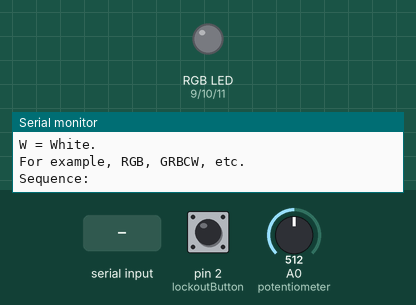
Recording of a sketch running on a simulated Arduino Uno, built with avr-gcc and run on an emulated ATmega328P. On the bench: an RGB LED mixed from three pins (HIGH = lit), the last lines printed to the serial monitor. The test bench sets the inputs (shaded band); at power-on: A0 (potentiometer) = 512, pin 2 (lockoutButton) LOW. Dim RGB values are drawn brighter than linear.

Above: at 1.2 s.
1.3 s: "R" received over Serial
At 3.4 s:
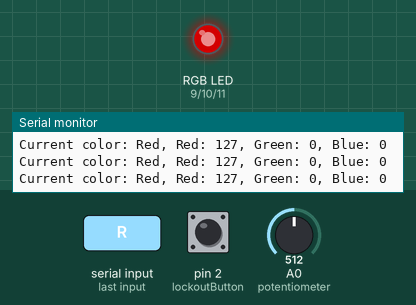
3.8 s: A0 (potentiometer) set to 716
At 4.5 s:
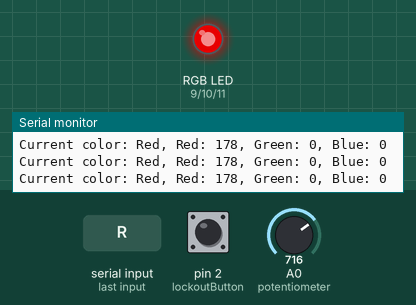
5.3 s: A0 (potentiometer) set to 122
At 6.0 s:
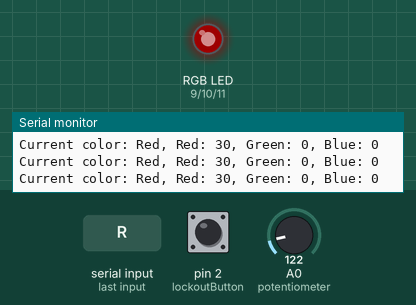
6.8 s: A0 (potentiometer) set to 900
At 8.0 s:
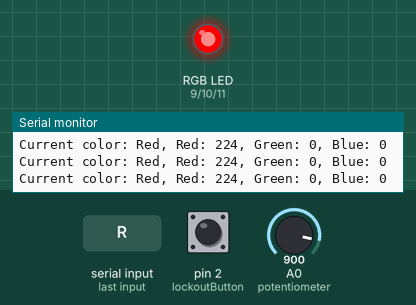
8.3 s: pin 2 (lockoutButton) pulled HIGH for 0.15 s
At 9.0 s:
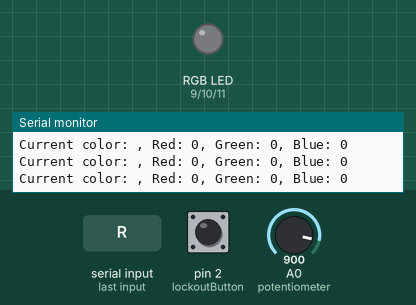
Timing chart, 0 to 11.2 s (numbered marks = the images above; inputs shaded):
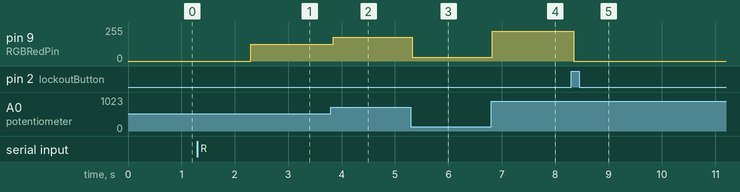

Measured:
- after the input at 1.3 s, pin 9 (RGBRedPin): 0/255 → 127/255 after 1.0 s
- after the input at 3.8 s, pin 9 (RGBRedPin): 127/255 → 178/255 after 0.05 s
- after the input at 5.3 s, pin 9 (RGBRedPin): 178/255 → 30/255 at once
- after the input at 6.8 s, pin 9 (RGBRedPin): 30/255 → 224/255 at once
- after the input at 8.3 s, pin 9 (RGBRedPin): 224/255 → 0/255 at once

The sketch:

extra.ino
```cpp
//   ________________________________________________________________________
//  /  Name: Kyler Visser               Extra              Date: 2023-10-15  \
//  |                                                                        |
//  |                                Description                             |
//  |                                                                        |
//  |   This program will take in an input from the user and then display    |
//  |    the sequence that the user has inputted. If the user clicks the     |
//  |  button again then the program will ask for input again. If the user   |
//  |   inputs a non exsitant color then the program will skip that color.   |
//  |    if they input a color that is already in the sequence then the      |
//  |                 program will still display that color.                 |
//  \________________________________________________________________________/

//  --------------------------------------
//    Initalize variables and structors.
//  --------------------------------------
const int RGBRedPin = 9;
const int RGBGreenPin = 10;
const int RGBBluePin = 11;

int potentiometer = A0;
int lockoutButton = 2;

int currentColor = 0;

bool asked = false;

int colorChangeDelay = 1000;
struct color {
    int pins[3] = {-1, -1, -1};
    int values[3] = {0, 0, 0};
    int brightness;
    String name;

    bool operator!=(const color& other) {
        for (int i=0; i<sizeof(pins); i++) {
            if (pins[i] != other.pins[i]) {
                return true;
            }
        }
        return false;
    }
};
color colors[7] = {};
color emptyColor = color {
    {-1, -1, -1},
    {0, 0, 0},
    0,
    ""
};

int colorPins[3] = {RGBRedPin, RGBGreenPin, RGBBluePin};

bool lightShow = false;


//  ------------------------------
//    Setup pins, inturupts, and
//        the serial output.
//  ------------------------------
void setup() {
    pinMode(RGBRedPin, OUTPUT);
    pinMode(RGBGreenPin, OUTPUT);
    pinMode(RGBBluePin, OUTPUT);

    pinMode(potentiometer, INPUT);
    pinMode(lockoutButton, INPUT);

    attachInterrupt(digitalPinToInterrupt(lockoutButton), setValue, RISING);

    Serial.begin(9600);
}


//  -----------------------------
//    Main loop of the program.
//  -----------------------------
void loop() {
    // If we are in need of asking
    // the user what the sequence is
    // is or if we are not in a
    // light show then ask the user
    // for the sequence.
    if (!asked && !lightShow) {
        Serial.println("Please sequenceInput the sequence of colors you'd like to change in the format RGBCMYW, where \nR = Red, \nG = Green, \nB = Blue, \nC = Cyan, \nM = Magenta, \nY = Yellow, \nW = White. \nFor example, RGB, GRBCW, etc.");
        String sequenceInputIn;

        // Wait for the user to input a sequence
        // then process it.
        do {
            Serial.print("Sequence: ");
            do {
                sequenceInputIn = Serial.readString();
            } while (sequenceInputIn.length() == 0);
            Serial.println(sequenceInputIn);
            sequenceInputIn.trim();
            sequenceInputIn.toUpperCase();
        } while (!validateInput(sequenceInputIn));

        asked = true;

    // If we are displaying a light show then
    // loop through the colors and have a
    // custom reset of the current color
    } else if (lightShow) {
        currentColor = (currentColor < 6) ? currentColor + 1 : 0;
        changeBrightness();

    // If we have gotten a sequence but haven't
    // set the brightness of the colors then
    // go through and do that now.
    } else {
        changeBrightness();
        SerialMonitorPrint();
    }
}


//  ------------------------------
//    Change the brightness of
//       the current color.
//  ------------------------------
void changeBrightness() {
    // If the user has sequenceInputted a sequence of colors
    if (asked) {
        // Set the brightness of the current color to the potentiometer value mapped to 0-255
        colors[currentColor].brightness = map(analogRead(potentiometer), 0, 1023, 0, 255);

        // Display the color
        for (int i=0; i<3; i++) {
            if (colors[currentColor].pins[i] == -1) {
                analogWrite(colorPins[i], 0);
                continue;
            }
            analogWrite(
                colors[currentColor].pins[i],
                map(
                    colors[currentColor].values[i],
                    0, 255,
                    0, colors[currentColor].brightness)
            );
        }

    // Display the light show
    } else {
        // Go through all pins
        for (int i=0; i<3; i++) {
            if (colors[currentColor].pins[i] == -1) {
                analogWrite(colorPins[i], 0);
                continue;
            }
            // Display the color
            analogWrite(colors[currentColor].pins[i], map(colors[currentColor].values[i], 0, 255, 0, colors[currentColor].brightness));

            // Wait to initiate the color changing effect
            delay(colorChangeDelay);
        }
    }
}


//  ------------------------------
//    Set the values of crucal
//           vairables.
//  ------------------------------
void setValue() {
    // If user wants to reset the colors used
    // reset vars to defaults
    if (lightShow) {
        currentColor = 0;
        lightShow = false;
        asked = false;
        return;
    }

    // If the user wants to set the brightness of the next color
    // increment the current color
    if (currentColor < 6 && colors[currentColor + 1] != emptyColor) {
        currentColor++;
    } else {
        currentColor = -1;
        lightShow = true;
    }

    // If the user reached the end of the colors
    // start to display colors in a loop
    if (lightShow) {
        asked = false;
        Serial.println("Starting light show...");
    }
}

//  ------------------------------
//    Output color stats.
//  ------------------------------
void SerialMonitorPrint() {
    Serial.print("Current color: ");
    Serial.print(colors[currentColor].name);
    Serial.print(", Red: ");
    Serial.print(map(colors[currentColor].values[0], 0, 255, 0, colors[currentColor].brightness));
    Serial.print(", Green: ");
    Serial.print(map(colors[currentColor].values[1], 0, 255, 0, colors[currentColor].brightness));
    Serial.print(", Blue: ");
    Serial.println(map(colors[currentColor].values[2], 0, 255, 0, colors[currentColor].brightness));
}

//  ------------------------------
//    Validate the user input.
//  ------------------------------
bool validateInput(String sequenceInput) {
    // Reset the colors array
    for (int i=0; i<7; i++) {
        colors[i] = emptyColor;
    }

    // Check to see if the sequenceInput is the correct length
    if (sequenceInput.length() > 7 || sequenceInput.length() == 0) {
        Serial.println("Invalid length");
        return false;
    }

    int indexModifier = 0;
    for (int i=0; i<sequenceInput.length(); i++) {
        // Check to see if the character is a valid color
        switch (sequenceInput[i]) {
            case 'R':
                colors[i + indexModifier] = color {
                    {RGBRedPin, -1, -1},
                    {255, 0, 0},
                    0,
                    "Red"
                };
                break;

            case 'G':
                colors[i + indexModifier] = color {
                    {-1, RGBGreenPin, -1},
                    {0, 255, 0},
                    0,
                    "Green"
                };
                break;

            case 'B':
                colors[i + indexModifier] = color {
                    {-1, -1, RGBBluePin},
                    {0, 0, 255},
                    0,
                    "Blue"
                };
                break;

            case 'C':
                colors[i + indexModifier] = color {
                    {-1, RGBGreenPin, RGBBluePin},
                    {0, 255, 255},
                    0,
                    "Cyan"
                };
                break;

            case 'M':
                colors[i + indexModifier] = color {
                    {RGBRedPin, -1, RGBBluePin},
                    {255, 0, 255},
                    0,
                    "Magenta"
                };
                break;

            case 'Y':
                colors[i + indexModifier] = color {
                    {RGBRedPin, RGBGreenPin, -1},
                    {255, 255, 0},
                    0,
                    "Yellow"
                };
                break;

            case 'W':
                colors[i + indexModifier] = color {
                    {RGBRedPin, RGBGreenPin, RGBBluePin},
                    {255, 255, 255},
                    0,
                    "White"
                };
                break;

            default:
                Serial.print("Color '");
                Serial.print(sequenceInput[i]);
                Serial.println("' is not valid skipping...");
                indexModifier--;
                break;
        }
    }

    // Input has passed all tests
    Serial.println("Input valid continuing...");
    return true;
}
```
